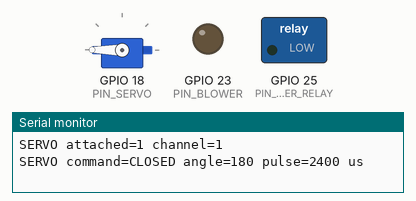
Simulated run of this sketch. Board: ESP32. On the bench: servo, switched loads named in the sketch (green lamp = pin HIGH), output pins drawn as LEDs (lit = HIGH), the last lines printed to the serial monitor.

Above: at 0.05 s.
At 4.0 s:
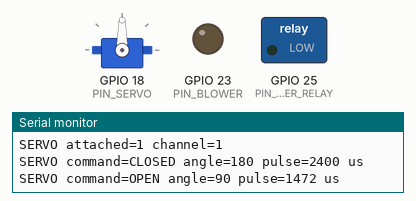
Timing chart, 0 to 5.2 s (numbered marks = the images above):
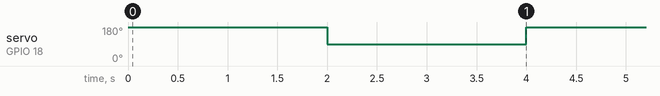

Measured:
- by itself, servo on GPIO 18 (PIN_SERVO): alternates 180° for 2.0 s and 90° for 2.0 s

The sketch:

servo_test.ino
```cpp
#include <Arduino.h>
#include <ESP32Servo.h>

constexpr uint8_t PIN_SERVO = 18;
constexpr uint8_t PIN_BLOWER = 23;
constexpr uint8_t PIN_HEATER_RELAY = 25;
constexpr uint32_t ENDPOINT_HOLD_MS = 2000;

Servo flapServo;
bool commandOpen = false;

void setup() {
  Serial.begin(115200);

  // Keep the active-high heater relay OFF during this servo-only test.
  digitalWrite(PIN_HEATER_RELAY, LOW);
  pinMode(PIN_HEATER_RELAY, OUTPUT);
  digitalWrite(PIN_BLOWER, LOW);
  pinMode(PIN_BLOWER, OUTPUT);

  const int channel = flapServo.attach(PIN_SERVO);
  Serial.printf("SERVO attached=%d channel=%d\n", flapServo.attached(),
                channel);
  if (!flapServo.attached()) {
    Serial.println("ERROR: servo attach failed");
  }
}

void loop() {
  const uint8_t angle = commandOpen ? 90 : 180;
  flapServo.write(angle);
  Serial.printf("SERVO command=%s angle=%u pulse=%d us\n",
                commandOpen ? "OPEN" : "CLOSED",
                static_cast<unsigned int>(angle),
                flapServo.readMicroseconds());
  commandOpen = !commandOpen;
  delay(ENDPOINT_HOLD_MS);
}
```
